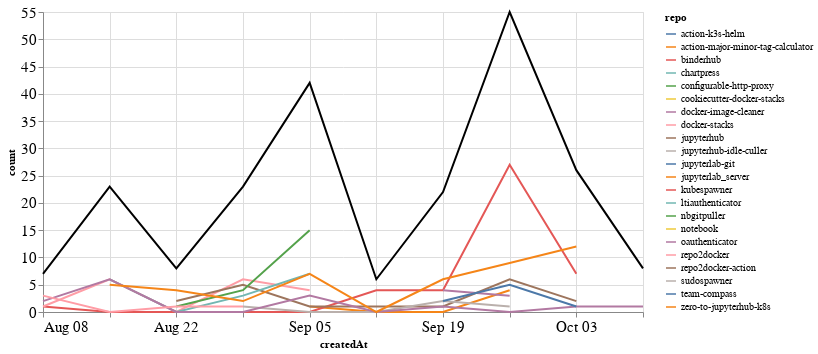

The cell this chart's notebook holds for it:
### Markdown cell above
### Comments

### Code cell
comments_time = comments.groupby('repo').resample('W', on='createdAt').count()['author'].reset_index()
comments_time = comments_time.rename(columns={'author': 'count'})
comments_time_total = comments_time.groupby('createdAt').agg({"count": "sum"}).reset_index()
ch1 = alt.Chart(comments_time, width=600).mark_line().encode(
    x='createdAt',
    y='count',
    color='repo',
    tooltip="repo"
)

ch2 = alt.Chart(comments_time_total, width=600).mark_line(color="black").encode(
    x='createdAt',
    y='count',
)

ch1 + ch2

### Figure 1 — Vega-Lite specification as saved in the notebook (floating-point values rounded to 4 significant figures)
{"config": {"axisLeft": {"labelFontSize": 15}, "axisBottom": {"labelFontSize": 15}}, "layer": [{"data": {"name": "data-c031ced8aa2a98b9d71705730bbcdfa8"}, "mark": "line", "encoding": {"color": {"type": "nominal", "field": "repo"}, "tooltip": {"type": "nominal", "field": "repo"}, "x": {"type": "temporal", "field": "createdAt"}, "y": {"type": "quantitative", "field": "count"}}, "width": 600}, {"data": {"name": "data-65788af50301cd6bb89408d5c331940f"}, "mark": {"type": "line", "color": "black"}, "encoding": {"x": {"type": "temporal", "field": "createdAt"}, "y": {"type": "quantitative", "field": "count"}}, "width": 600}], "$schema": "https://vega.github.io/schema/vega-lite/v4.8.1.json", "datasets": {"data-c031ced8aa2a98b9d71705730bbcdfa8": [{"repo": "action-k3s-helm", "createdAt": "2021-10-10T00:00:00", "count": 5}, {"repo": "action-major-minor-tag-calculator", "createdAt": "2021-09-05T00:00:00", "count": 1}, {"repo": "action-major-minor-tag-calculator", "createdAt": "2021-09-12T00:00:00", "count": 0}, {"repo": "action-major-minor-tag-calculator", "createdAt": "2021-09-19T00:00:00", "count": 0}, {"repo": "action-major-minor-tag-calculator", "createdAt": "2021-09-26T00:00:00", "count": 4}, {"repo": "binderhub", "createdAt": "2021-08-08T00:00:00", "count": 1}, {"repo": "binderhub", "createdAt": "2021-08-15T00:00:00", "count": 0}, {"repo": "binderhub", "createdAt": "2021-08-22T00:00:00", "count": 0}, {"repo": "binderhub", "createdAt": "2021-08-29T00:00:00", "count": 0}, {"repo": "binderhub", "createdAt": "2021-09-05T00:00:00", "count": 0}, {"repo": "binderhub", "createdAt": "2021-09-12T00:00:00", "count": 4}, {"repo": "binderhub", "createdAt": "2021-09-19T00:00:00", "count": 4}, {"repo": "binderhub", "createdAt": "2021-09-26T00:00:00", "count": 27}, {"repo": "binderhub", "createdAt": "2021-10-03T00:00:00", "count": 7}, {"repo": "chartpress", "createdAt": "2021-09-05T00:00:00", "count": 2}, {"repo": "configurable-http-proxy", "createdAt": "2021-09-19T00:00:00", "count": 2}, {"repo": "cookiecutter-docker-stacks", "createdAt": "2021-09-05T00:00:00", "count": 1}, {"repo": "docker-image-cleaner", "createdAt": "2021-09-19T00:00:00", "count": 4}, {"repo": "docker-image-cleaner", "createdAt": "2021-09-26T00:00:00", "count": 3}, {"repo": "docker-stacks", "createdAt": "2021-08-08T00:00:00", "count": 1}, {"repo": "docker-stacks", "createdAt": "2021-08-15T00:00:00", "count": 6}, {"repo": "docker-stacks", "createdAt": "2021-08-22T00:00:00", "count": 0}, {"repo": "docker-stacks", "createdAt": "2021-08-29T00:00:00", "count": 6}, {"repo": "docker-stacks", "createdAt": "2021-09-05T00:00:00", "count": 4}, {"repo": "jupyterhub", "createdAt": "2021-08-22T00:00:00", "count": 2}, {"repo": "jupyterhub", "createdAt": "2021-08-29T00:00:00", "count": 5}, {"repo": "jupyterhub", "createdAt": "2021-09-05T00:00:00", "count": 1}, {"repo": "jupyterhub", "createdAt": "2021-09-12T00:00:00", "count": 1}, {"repo": "jupyterhub", "createdAt": "2021-09-19T00:00:00", "count": 1}, {"repo": "jupyterhub", "createdAt": "2021-09-26T00:00:00", "count": 6}, {"repo": "jupyterhub", "createdAt": "2021-10-03T00:00:00", "count": 2}, {"repo": "jupyterhub-idle-culler", "createdAt": "2021-08-29T00:00:00", "count": 1}, {"repo": "jupyterhub-idle-culler", "createdAt": "2021-09-05T00:00:00", "count": 0}, {"repo": "jupyterhub-idle-culler", "createdAt": "2021-09-12T00:00:00", "count": 0}, {"repo": "jupyterhub-idle-culler", "createdAt": "2021-09-19T00:00:00", "count": 2}, {"repo": "jupyterhub-idle-culler", "createdAt": "2021-09-26T00:00:00", "count": 1}, {"repo": "jupyterlab-git", "createdAt": "2021-10-03T00:00:00", "count": 2}, {"repo": "jupyterlab_server", "createdAt": "2021-10-03T00:00:00", "count": 1}, {"repo": "kubespawner", "createdAt": "2021-10-10T00:00:00", "count": 2}, {"repo": "ltiauthenticator", "createdAt": "2021-08-15T00:00:00", "count": 6}, {"repo": "ltiauthenticator", "createdAt": "2021-08-22T00:00:00", "count": 0}, {"repo": "ltiauthenticator", "createdAt": "2021-08-29T00:00:00", "count": 3}, {"repo": "ltiauthenticator", "createdAt": "2021-09-05T00:00:00", "count": 7}, {"repo": "nbgitpuller", "createdAt": "2021-08-22T00:00:00", "count": 1}, {"repo": "nbgitpuller", "createdAt": "2021-08-29T00:00:00", "count": 4}, {"repo": "nbgitpuller", "createdAt": "2021-09-05T00:00:00", "count": 15}, {"repo": "notebook", "createdAt": "2021-08-29T00:00:00", "count": 1}, {"repo": "oauthenticator", "createdAt": "2021-08-08T00:00:00", "count": 2}, {"repo": "oauthenticator", "createdAt": "2021-08-15T00:00:00", "count": 6}, {"repo": "oauthenticator", "createdAt": "2021-08-22T00:00:00", "count": 0}, {"repo": "oauthenticator", "createdAt": "2021-08-29T00:00:00", "count": 0}, {"repo": "oauthenticator", "createdAt": "2021-09-05T00:00:00", "count": 3}, {"repo": "oauthenticator", "createdAt": "2021-09-12T00:00:00", "count": 0}, {"repo": "oauthenticator", "createdAt": "2021-09-19T00:00:00", "count": 1}, {"repo": "oauthenticator", "createdAt": "2021-09-26T00:00:00", "count": 0}, {"repo": "oauthenticator", "createdAt": "2021-10-03T00:00:00", "count": 1}, {"repo": "oauthenticator", "createdAt": "2021-10-10T00:00:00", "count": 1}, {"repo": "repo2docker", "createdAt": "2021-08-08T00:00:00", "count": 3}, {"repo": "repo2docker", "createdAt": "2021-08-15T00:00:00", "count": 0}, {"repo": "repo2docker", "createdAt": "2021-08-22T00:00:00", "count": 1}, {"repo": "repo2docker", "createdAt": "2021-08-29T00:00:00", "count": 1}, {"repo": "repo2docker-action", "createdAt": "2021-09-05T00:00:00", "count": 1}, {"repo": "sudospawner", "createdAt": "2021-09-12T00:00:00", "count": 1}, {"repo": "team-compass", "createdAt": "2021-09-19T00:00:00", "count": 2}, {"repo": "team-compass", "createdAt": "2021-09-26T00:00:00", "count": 5}, {"repo": "team-compass", "createdAt": "2021-10-03T00:00:00", "count": 1}, {"repo": "zero-to-jupyterhub-k8s", "createdAt": "2021-08-15T00:00:00", "count": 5}, {"repo": "zero-to-jupyterhub-k8s", "createdAt": "2021-08-22T00:00:00", "count": 4}, {"repo": "zero-to-jupyterhub-k8s", "createdAt": "2021-08-29T00:00:00", "count": 2}, {"repo": "zero-to-jupyterhub-k8s", "createdAt": "2021-09-05T00:00:00", "count": 7}, {"repo": "zero-to-jupyterhub-k8s", "createdAt": "2021-09-12T00:00:00", "count": 0}, {"repo": "zero-to-jupyterhub-k8s", "createdAt": "2021-09-19T00:00:00", "count": 6}, {"repo": "zero-to-jupyterhub-k8s", "createdAt": "2021-09-26T00:00:00", "count": 9}, {"repo": "zero-to-jupyterhub-k8s", "createdAt": "2021-10-03T00:00:00", "count": 12}], "data-65788af50301cd6bb89408d5c331940f": [{"createdAt": "2021-08-08T00:00:00", "count": 7}, {"createdAt": "2021-08-15T00:00:00", "count": 23}, {"createdAt": "2021-08-22T00:00:00", "count": 8}, {"createdAt": "2021-08-29T00:00:00", "count": 23}, {"createdAt": "2021-09-05T00:00:00", "count": 42}, {"createdAt": "2021-09-12T00:00:00", "count": 6}, {"createdAt": "2021-09-19T00:00:00", "count": 22}, {"createdAt": "2021-09-26T00:00:00", "count": 55}, {"createdAt": "2021-10-03T00:00:00", "count": 26}, {"createdAt": "2021-10-10T00:00:00", "count": 8}]}}
